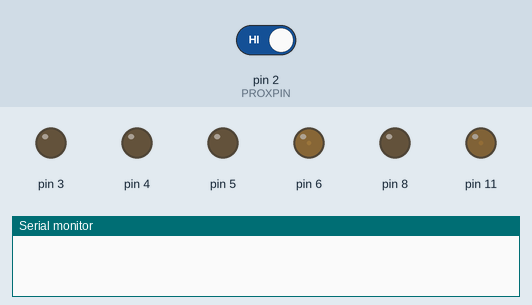
Simulated run of this sketch. Board: Arduino Uno, built with avr-gcc and run on an emulated ATmega328P. On the bench: output pins drawn as LEDs (lit = HIGH), the last lines printed to the serial monitor. The inputs (shaded band) are chosen by the test bench; at power-on: pin 2 (PROXPIN) HIGH.

Above: at 1.2 s.
1.3 s: pin 2 (PROXPIN) driven LOW
At 2.8 s:
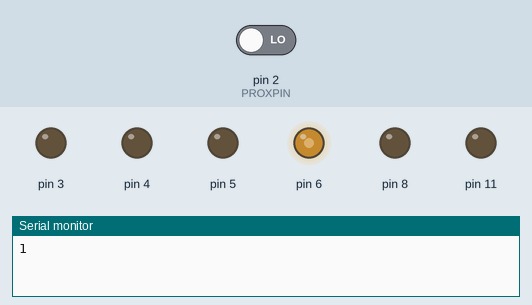
3.3 s: pin 2 (PROXPIN) driven HIGH
At 4.4 s:
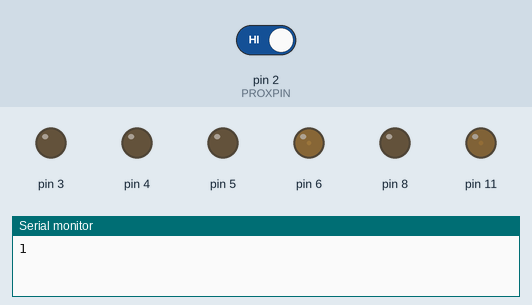
Timing chart, 0 to 6.3 s (numbered marks = the images above; inputs shaded):
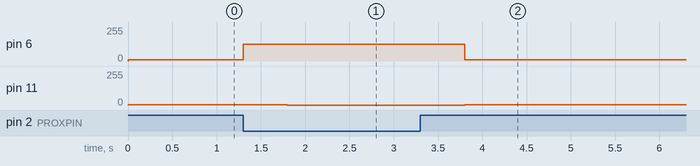

Measured:
- after the input at 1.3 s, pin 6: 10/255 → 127/255 at once; pin 11: 1/255 → 0/255 after 0.50 s
- after the input at 3.3 s, pin 6: 127/255 → 10/255 after 0.50 s; pin 11: 0/255 → 1/255 after 0.50 s

The sketch:

Sensors_with_count.ino
```cpp
#define PROXPIN 2
void LED_light(int anode, int cathode, int state) {
  pinMode(anode, OUTPUT);
  pinMode(cathode, OUTPUT);
  analogWrite(anode, state);
  digitalWrite(cathode, LOW);
}
void setup() {
  // put your setup code here, to run once:
  pinMode(PROXPIN, INPUT);
  Serial.begin(9600);

}
int c = 0;
void loop() {
  // put your main code here, to run repeatedly:
  bool sensor = digitalRead(PROXPIN);
  //Serial.println(sensor);
  if (sensor == 0) {
    //Serial.println("There is no obstacle");
    LED_light(4, 3, LOW);
    LED_light(6, 5, 127);


    c = c + 1;
    Serial.println(c);
    delay(500);
    while (sensor == 0) {
      sensor = digitalRead(PROXPIN);
        LED_light(11, 8, LOW);

    }
    delay(500);
  }
  else {
    //Serial.println("There is an obstacle in the way");
    LED_light(6, 5, 10);
    LED_light(4, 3, HIGH);
    LED_light(11, 8, HIGH);

  }

}
```
